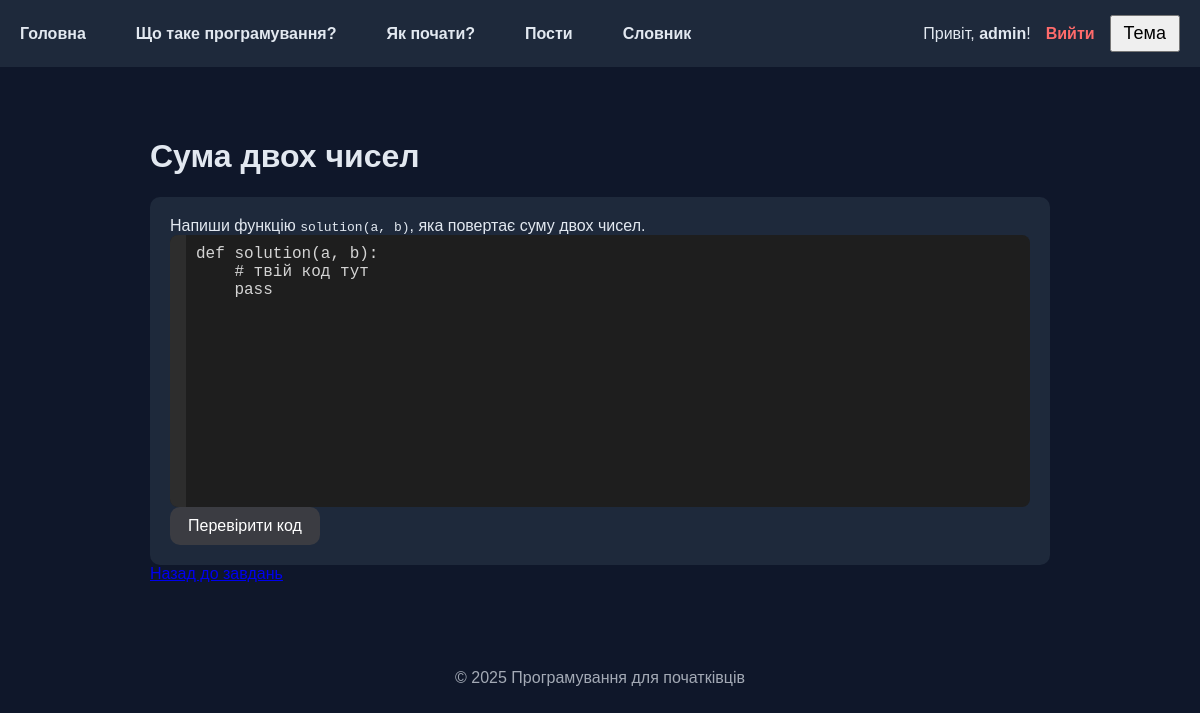
Screenshot of /task/1 (signed in) with the database file from the repository.
### tables this page shows
CREATE TABLE tasks (
    id INTEGER PRIMARY KEY,
    title TEXT NOT NULL,
    level TEXT CHECK(level IN ('Початківець', 'Середній', 'Просунутий')),
    description TEXT,
    starter_code TEXT,
    test_cases TEXT  -- JSON: [{"input": [1,2], "output": 3}, ...]
);

### project/app.py (the view, shortened to what this page needs)
@app.route("/task/<int:tid>", methods=["GET", "POST"])
@login_required
def task_detail(tid):
    task = db.get_task(tid)
    if not task:
        flash("Завдання не знайдено", "danger")
        return redirect("/tasks")
    if tid > db.get_max_unlocked_task_id(session["user_id"]):
        flash("Це завдання ще не відкрито! Пройдіть попереднє.", "warning")
        return redirect("/tasks")
    code = task["starter_code"]
    result = None
    errors = []
    return render_template("task_detail.html",
                         task=task,
                         code=code,
                         result=result,
                         errors=errors)

### project/app.py (called while the page is built)
def login_required(f):
    @wraps(f)
    def decorated_function(*args, **kwargs):
        if not session.get("user_id"):
            flash("Спочатку увійдіть в систему", "warning")
            return redirect(url_for("login"))
        return f(*args, **kwargs)
    return decorated_function

### project/db.py (called while the page is built)
def _get_connection():
    conn = sqlite3.connect(DB_PATH)
    conn.row_factory = sqlite3.Row  # за бажанням: доступ по іменах полів
    return conn

def get_task(task_id):
    with _get_connection() as conn:
        return conn.execute("SELECT * FROM tasks WHERE id = ?", (task_id,)).fetchone()

def get_solved_task_ids(user_id):
    with _get_connection() as conn:
        rows = conn.execute("""
            SELECT task_id FROM user_solutions
            WHERE user_id = ? AND passed = 1
            ORDER BY task_id
        """, (user_id,)).fetchall()
        return [row["task_id"] for row in rows]

def get_max_unlocked_task_id(user_id):
    solved = get_solved_task_ids(user_id)
    if not solved:
        first = _get_connection().execute("SELECT id FROM tasks ORDER BY id LIMIT 1").fetchone()
        return first["id"] if first else None
    last_solved = max(solved)
    next_task = _get_connection().execute("SELECT id FROM tasks WHERE id > ? ORDER BY id LIMIT 1", (last_solved,)).fetchone()
    return (next_task["id"] if next_task else last_solved)

### project/templates/task_detail.html (shortened to what this page needs)
{% extends "base.html" %}
{% block content %}
<h1>{{ task.title }}</h1>
<div class="card">
    <div class="card-body">
        <div class="mb-4">{{ task.description|safe }}</div>
<form method="post">
    <div class="code-editor">
        <div class="line-numbers"></div>
        <textarea name="code" class="code-input" rows="14"
                  style="font-family: 'Courier New', monospace; font-size: 16px;">{{ code }}</textarea>
    </div>
    <button type="submit" class="btn-primary btn-lg mt-2">Перевірити код</button>
</form>
    </div>
</div>
<a href="/tasks" class="btn mt-4">Назад до завдань</a>
{% endblock %}

### project/static/style.css (style rules this page uses)
.btn-primary { background: #3b3c42; color: #fff; border: none; padding: 10px 18px; font-size: 16px; border-radius: 10px; cursor: pointer; transition: 0.2s ease; }
:root { --bg: #0f172a; --text: #e2e8f0; --card: #1e293b; --accent: #7c3aed; --a:#262733; --b:#1d1e27; }
body { margin: 0; background: var(--bg); color: var(--text); font-family: Arial, sans-serif; }
.card { background: var(--card); padding: 20px; border-radius: 10px; margin-top: 20px; }
a { transition: transform 0.2s ease, color 0.2s ease; }
.code-editor { display: flex; background: #1e1e1e; color: #d4d4d4; border-radius: 8px; overflow: hidden; font-family: 'Courier New', monospace; font-size: 16px; position: relative; }
.code-editor .line-numbers { background: #2d2d2d; padding: 10px 8px; text-align: right; user-select: none; color: #858585; }
.code-editor .code-input { flex: 1; padding: 10px; background: transparent; border: none; color: inherit; resize: none; outline: none; }

### rows the page displays
tasks: title "Сума двох чисел", description "Напиши функцію solution(a, b) , яка повертає суму двох чисел.", code "def solution(a, b): # твій код тут pass"

### other values shown
{{ session.username }} "admin"
{{ 2025 }} "2025"
